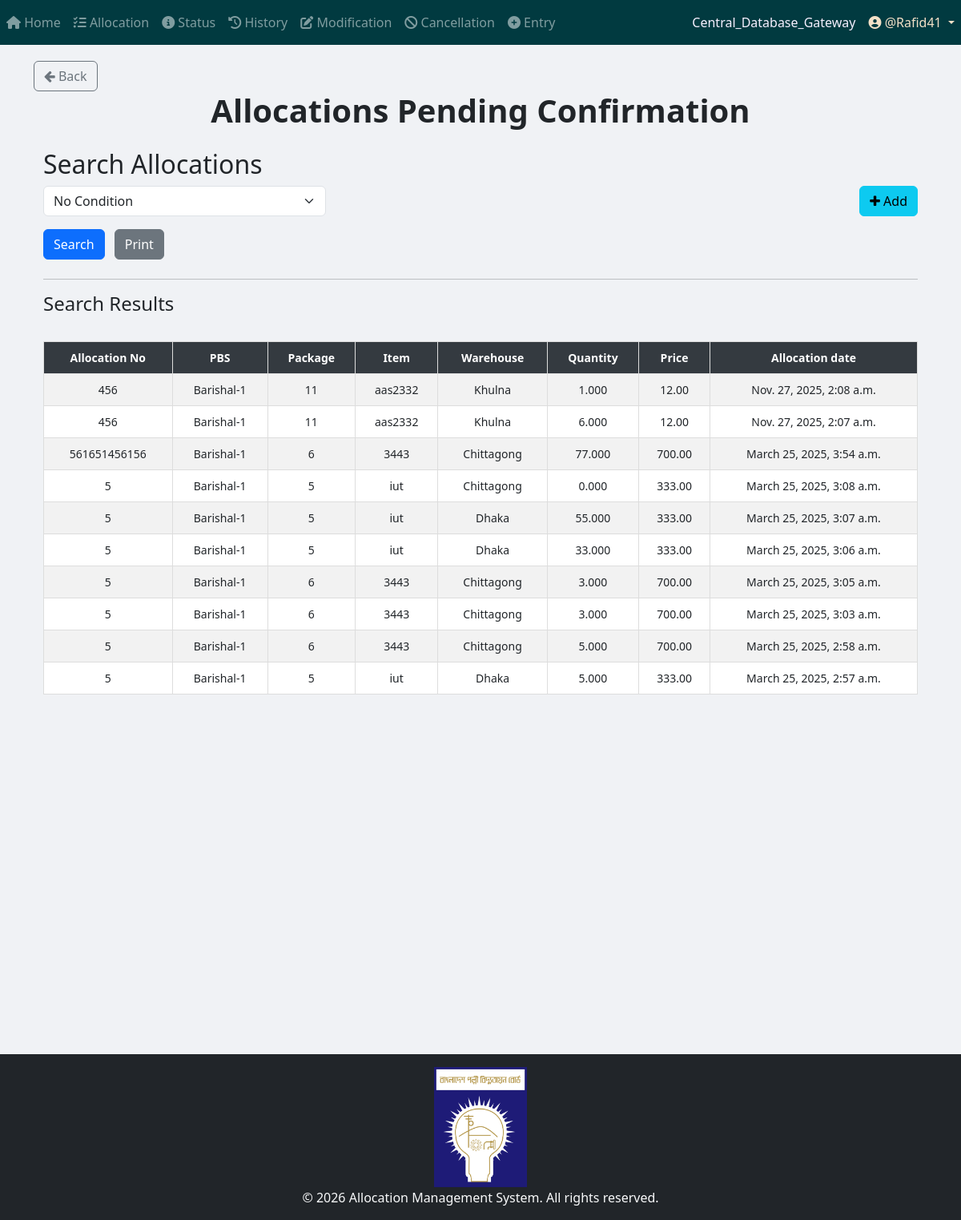
Page /allocation/final_allocation/ (signed in) on the committed database.
### App_Allocation/models.py (models this page shows, shortened)
class Temporary_Allocation(models.Model):
    allocation_no = models.ForeignKey(Allocation_Number, on_delete=models.CASCADE)  # Deletes related allocations when removed
    item_primary_key = models.BigIntegerField(null=True)
    pbs = models.ForeignKey(PBS, on_delete=models.CASCADE)
    package = models.ForeignKey(Package, on_delete=models.CASCADE)
    item = models.ForeignKey(Item, on_delete=models.CASCADE)
    unit_of_item = models.TextField()
    warehouse = models.CharField(max_length=50)
    quantity = models.DecimalField(
        max_digits=20,
        decimal_places=3,
        default=0.00
    )
    price = models.DecimalField(max_digits=15, decimal_places=2)
    created_at = models.DateTimeField(auto_now_add=True)

class Allocation_Number(models.Model):
    allocation_no = models.IntegerField(unique=True)
    user = models.ForeignKey(User, on_delete=models.CASCADE)
    STATUS_CHOICES = [
        ("Pending Approval", "Pending Approval"),
        ("Allocated", "Allocated"),
        ("Cancelled", "Cancelled"),
        ("Modified", "Modified"),
    ]
    status = models.CharField(
        max_length=100, choices=STATUS_CHOICES, default="Pending Approval"
    )

class PBS(models.Model):
    name = models.TextField(unique=True)
    def __str__(self):
        return str(self.name)

### App_Entry/models.py (models this page shows, shortened)
class Package(models.Model):
    packageId = models.TextField(unique=True)

class Item(models.Model):
    WAREHOUSE_CHOICES = [
        ("Dhaka", "Dhaka"),
        ("Khulna", "Khulna"),
        ("Chittagong", "Chittagong"),
    ]
    UNIT_CHOICES = [
        ("Nos.", "Nos."),
        ("Mtr.", "Mtr."),
        ("Km.", "Km."),
        ("Set.", "Set."),
        ("Pair.", "Pair."),
        ("Kg", "Kg"),
        ("Lot", "Lot"),
        ("Pcs", "Pcs"),
        ("Coil", "Coil"),
        ("Box", "Box"),
        ("Feet", "Feet"),
        ("Liter", "Liter"),
        ("m3", "m3"),
        ("m2", "m2"),
        ("Ream", "Ream"),
        ("Bundle", "Bundle"),
        ("Carton", "Carton"),
    ]
    name = models.CharField(max_length=255)
    description = models.TextField(blank=True, null=True)
    warehouse = models.CharField(
        max_length=50, choices=WAREHOUSE_CHOICES, default="Dhaka"
    )
    unit_of_item = models.CharField(
        max_length=100, choices=UNIT_CHOICES, default="Nos."
    )  # Updated field
    unit_price = models.DecimalField(max_digits=15, decimal_places=2, default=0.00)
    quantity_of_item = models.DecimalField(
        max_digits=20,
        decimal_places=3,
        default=0.00
    )
    package = models.ForeignKey(
        Package,
        on_delete=models.SET_NULL,
        related_name="package_of_item",
        null=True,
    )
    created_at = models.DateTimeField(default=timezone.now)

### App_Allocation/views/view_final_allocation.py (the view, shortened to what this page needs)
# urls.py: path("final_allocation/", views.final_allocation_search, name="final_allocation"),
def final_allocation_search(request):
    results = Temporary_Allocation.objects.all().order_by('-created_at')
    unique_warehouses = sorted(list(set(
        Temporary_Allocation.objects.values_list('warehouse', flat=True).distinct()
    )))
    for i in range(1, 10):  # Supports up to 9 filters
        filter_type = request.GET.get(f"filter_type_{i}")
        filter_value = request.GET.get(f"filter_value_{i}")
        if filter_value:
            filter_value = filter_value.strip()
        if not filter_type or filter_type == "no_condition" or not filter_value:
            continue
    context = {
        "items": results,
        "unique_warehouses": unique_warehouses,
    }
    return render(request, "App_Allocation/view_print_Final_Allocation.html", context)

### templates/App_Allocation/view_print_Final_Allocation.html (shortened to what this page needs)
{% extends 'base.html' %}
{% load crispy_forms_tags %}
{% load static %}
{% block body_block %}
<a href="{% url 'App_Allocation:allocation_page' %}" class="btn btn-outline-secondary">
    <i class="fa fa-arrow-left"></i> Back
</a>
<center><h1><b>Allocations Pending Confirmation</b></h1></center>
<div class="container mt-4">
    <h2>Search Allocations</h2>
    <form method="GET" id="dynamicSearchForm" class="mb-4">
        <div id="filterRowsContainer">
        </div>
        <div class="row mt-3">
            <div class="col-md-12">
                <button type="submit" class="btn btn-primary me-2">Search</button>
                <button type="button" class="btn btn-secondary me-2" onclick="printResults()">Print</button>
            </div>
        </div>
    </form>
    <hr>
    <h4>Search Results</h4>
    <div id="printableArea" class="table-responsive">
        <br>
        <table class="table table-bordered table-striped table-hover">
            <thead class="table-dark sticky-top">
                <tr>
                    <th>Allocation No</th>
                    <th>PBS</th>
                    <th>Package</th>
                    <th>Item</th>
                    <th>Warehouse</th>
                    <th>Quantity</th>
                    <th>Price</th>
                    <th>Allocation date</th>
                </tr>
            </thead>
            <tbody>
                {% if items %}
                    {% for item in items %}
                    <tr>
                        <td>{{ item.allocation_no.allocation_no }}</td>
                        <td>{{ item.pbs }}</td>
                        <td>{{ item.package.packageId }}</td>
                        <td>{{ item.item.name }}</td>
                        <td>{{ item.warehouse }}</td>
                        <td>{{ item.quantity }}</td>
                        <td>{{ item.price }}</td>
                        <td>{{ item.created_at }}</td>
                    </tr>
                    {% endfor %}
                {% else %}
                    <tr>
                        <td colspan="8" class="text-center text-danger">No matching data found</td>
                    </tr>
                {% endif %}
            </tbody>
        </table>
    </div>
</div>
{% endblock %}

### templates/partials/navbar.html (shortened to what this page needs)
{% load static %}
{% load nav_CDB_links_loader %}
{% external_link_from_static "Central_Database_Gateway.txt" as central_database_gateway_link %}
{% if request.path|slice:":9" == "/project/" %}
    <nav class="navbar navbar-expand-sm navbar-dark" style="background-color: #005F5B; color: #C4FFF9;">
        <button class="navbar-toggler" type="button" data-toggle="collapse" data-target="#navbarProject">
            <span class="navbar-toggler-icon"></span>
        </button>
        <div class="collapse navbar-collapse" id="navbarProject">
            <ul class="navbar-nav mr-auto">
                {% if user.is_authenticated %}
                                <li class="nav-item">
                                    <a class="nav-link" href="{% url 'Project_App_Home:project_home_page' %}">
                                        <i class="fas fa-project-diagram"></i> P_Home
                                    </a>
                                </li>                    {% if request.user.is_superuser or request.user.user_group.user_group_type == "Editor" %}
                    <li class="nav-item">
                        <a class="nav-link" href="{% url 'Project_App_Allocation:allocation_page' %}">
                            <i class="fas fa-tasks"></i> P_Allocation
                        </a>
                    </li>
                    {% endif %}
                    {% if request.user.is_superuser or request.user.user_group.user_group_type in "Editor View History and Status only" %}
                    <li class="nav-item">
                        <a class="nav-link" href="{% url 'Project_App_Status:status_page' %}">
                            <i class="fas fa-info-circle"></i> P_Status
                        </a>
                    </li>
                    {% endif %}
                    <li class="nav-item">
                        <a class="nav-link" href="{% url 'Project_App_History:history_page' %}">
                            <i class="fas fa-history"></i> P_History
                        </a>
                    </li>
                    {% if request.user.is_superuser or request.user.user_group.user_group_type == "Editor" %}
                    <li class="nav-item">
                        <a class="nav-link" href="{% url 'Project_App_Modification:modification_menu' %}">
                            <i class="fas fa-edit"></i> P_Modification
                        </a>
                    </li>
                    <li class="nav-item">
                        <a class="nav-link" href="{% url 'Project_App_Cancellation:cancellation' %}">
                            <i class="fas fa-ban"></i> P_Cancellation
                        </a>
                    </li>
                    <li class="nav-item">
                        <a class="nav-link" href="{% url 'Project_App_Entry:entry_page' %}">
                            <i class="fas fa-plus-circle"></i> P_Entry
                        </a>
                    </li>
                    <li class="nav-item">
                        <a class="nav-link" href="{% url 'Project_App_ProjectWiseBalance:project_list' %}">
                            <i class="fas fa-plus-circle"></i> P_Project-Wise Balance
                        </a>
                    </li>
                    {% endif %}
                {% endif %}
            </ul>
            <ul class="navbar-nav">
                {% if user.is_authenticated %}
                    {% if request.user.is_superuser or request.user.user_group.user_group_type == "Editor" %}
                        <li class="nav-item">
                            <a class="nav-link" style="color: #FFE9A8;" href="{{ central_database_gateway_link|default:'#' }}" target="_blank" rel="noopener noreferrer">Central_Database_Gateway</a>
                        </li>
                    {% endif %}
                    <li class="nav-item dropdown">
                        <a class="nav-link dropdown-toggle" style="color: #FFA07A;" href="#" id="userDropdown" role="button" data-toggle="dropdown">
                            <i class="fas fa-user-circle"></i> @{{ user.username }}
                        </a>
                        <div class="dropdown-menu dropdown-menu-right">
                            {% if request.user.is_superuser %}
                                <a class="dropdown-item text-primary" href="{% url 'App_Admin_Panel:admin_panel_home' %}">
                                    <i class="fas fa-tools"></i> <strong>Admin Panel</strong>
                                </a>
                                <div class="dropdown-divider"></div>
                            {% endif %}
                            <a class="dropdown-item text-danger" href="{% url 'App_Login:logout' %}">
                                <i class="fas fa-sign-out-alt"></i> <strong>Logout</strong>
                            </a>
                        </div>
                    </li>
                {% else %}
                    <li class="nav-item {% if request.resolver_match.url_name == 'login' %}active{% endif %}">
                        <a class="nav-link" href="{% url 'App_Login:login' %}">
                            <i class="fas fa-sign-in-alt"></i> Login
                        </a>
                    </li>
                {% endif %}
            </ul>
        </div>
    </nav>
{% else %}
    <nav class="navbar navbar-expand-sm navbar-dark" style="background-color: #013A40; color: #F8ECFF;">
        <div class="collapse navbar-collapse" id="navbarDefault">
            <ul class="navbar-nav mr-auto">
                {% if user.is_authenticated %}
                    <li class="nav-item {% if request.resolver_match.url_name == 'home_page' %}active{% endif %}">
                        <a class="nav-link" href="{% url 'App_Home:home_page' %}">
                            <i class="fas fa-home"></i> Home
                        </a>
                    </li>
                    {% if request.user.is_superuser or request.user.user_group.user_group_type == "Editor" %}
                    <li class="nav-item {% if request.resolver_match.url_name == 'allocation_page' %}active{% endif %}">
                        <a class="nav-link" href="{% url 'App_Allocation:allocation_page' %}">
                            <i class="fas fa-tasks"></i> Allocation
                        </a>
                    </li>
                    {% endif %}
                    {% if request.user.is_superuser or request.user.user_group.user_group_type in "Editor View History and Status only" %}
                    <li class="nav-item {% if request.resolver_match.url_name == 'status_page' %}active{% endif %}">
                        <a class="nav-link" href="{% url 'App_Status:status_page' %}">
                            <i class="fas fa-info-circle"></i> Status
                        </a>
                    </li>
                    {% endif %}
                    <li class="nav-item {% if request.resolver_match.url_name == 'history_page' %}active{% endif %}">
                        <a class="nav-link" href="{% url 'App_History:history_page' %}">
                            <i class="fas fa-history"></i> History
                        </a>
                    </li>
                    {% if request.user.is_superuser or request.user.user_group.user_group_type == "Editor" %}
                    <li class="nav-item {% if request.resolver_match.url_name == 'modification_menu' %}active{% endif %}">
                        <a class="nav-link" href="{% url 'App_Modification:modification_menu' %}">
                            <i class="fas fa-edit"></i> Modification
                        </a>
                    </li>
                    {% endif %}
                    {% if request.user.is_superuser or request.user.user_group.user_group_type == "Editor" %}
                    <li class="nav-item {% if request.resolver_match.url_name == 'cancellation' %}active{% endif %}">
                        <a class="nav-link" href="{% url 'App_Cancellation:cancellation' %}">
                            <i class="fas fa-ban"></i> Cancellation
                        </a>
                    </li>
                    {% endif %}
                    {% if request.user.is_superuser or request.user.user_group.user_group_type == "Editor" %}
                    <li class="nav-item {% if request.resolver_match.url_name == 'entry_page' %}active{% endif %}">
                        <a class="nav-link" href="{% url 'App_Entry:entry_page' %}">
                            <i class="fas fa-plus-circle"></i> Entry
                        </a>
                    </li>
                    {% endif %}
                {% endif %}
            </ul>
            <ul class="navbar-nav">
                {% if user.is_authenticated %}
                    {% if request.user.is_superuser or request.user.user_group.user_group_type == "Editor" %}
                        <li class="nav-item">
                            <a class="nav-link" style="color: #F7F0FF;" href="{{ central_database_gateway_link|default:'#' }}" target="_blank" rel="noopener noreferrer">Central_Database_Gateway</a>
                        </li>
                    {% endif %}
                    <li class="nav-item dropdown">
                        <a class="nav-link dropdown-toggle" style="color: #F3E0C7;" href="#" id="userDropdown" role="button" data-toggle="dropdown">
                            <i class="fas fa-user-circle"></i> @{{ user.username }}
                        </a>
                    </li>
                {% else %}
                    <li class="nav-item {% if request.resolver_match.url_name == 'login' %}active{% endif %}">
                        <a class="nav-link" href="{% url 'App_Login:login' %}">
                            <i class="fas fa-sign-in-alt"></i> Login
                        </a>
                    </li>
                {% endif %}
            </ul>
        </div>
    </nav>
{% endif %}

### rows in the picture
Temporary_Allocation: allocation_no.allocation_no "456", pbs "Barishal-1", package.packageId "11", item.name "aas2332", warehouse "Khulna", quantity "1.000", price "12.00", created_at "Nov. 27, 2025, 2:08 a.m."
Temporary_Allocation: allocation_no.allocation_no "456", pbs "Barishal-1", package.packageId "11", item.name "aas2332", warehouse "Khulna", quantity "6.000", price "12.00", created_at "Nov. 27, 2025, 2:07 a.m."
Temporary_Allocation: allocation_no.allocation_no "561651456156", pbs "Barishal-1", package.packageId "6", item.name "3443", warehouse "Chittagong", quantity "77.000", price "700.00", created_at "March 25, 2025, 3:54 a.m."
Temporary_Allocation: allocation_no.allocation_no "5", pbs "Barishal-1", package.packageId "5", item.name "iut", warehouse "Chittagong", quantity "0.000", price "333.00", created_at "March 25, 2025, 3:08 a.m."
Temporary_Allocation: allocation_no.allocation_no "5", pbs "Barishal-1", package.packageId "5", item.name "iut", warehouse "Dhaka", quantity "55.000", price "333.00", created_at "March 25, 2025, 3:07 a.m."
Temporary_Allocation: allocation_no.allocation_no "5", pbs "Barishal-1", package.packageId "5", item.name "iut", warehouse "Dhaka", quantity "33.000", price "333.00", created_at "March 25, 2025, 3:06 a.m."
Temporary_Allocation: allocation_no.allocation_no "5", pbs "Barishal-1", package.packageId "6", item.name "3443", warehouse "Chittagong", quantity "3.000", price "700.00", created_at "March 25, 2025, 3:05 a.m."
Temporary_Allocation: allocation_no.allocation_no "5", pbs "Barishal-1", package.packageId "6", item.name "3443", warehouse "Chittagong", quantity "3.000", price "700.00", created_at "March 25, 2025, 3:03 a.m."
Temporary_Allocation: allocation_no.allocation_no "5", pbs "Barishal-1", package.packageId "6", item.name "3443", warehouse "Chittagong", quantity "5.000", price "700.00", created_at "March 25, 2025, 2:58 a.m."
Temporary_Allocation: allocation_no.allocation_no "5", pbs "Barishal-1", package.packageId "5", item.name "iut", warehouse "Dhaka", quantity "5.000", price "333.00", created_at "March 25, 2025, 2:57 a.m."

### other values in the picture
{{ user.username }} "Rafid41"
